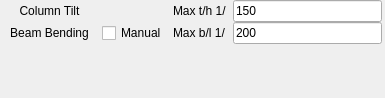
<?xml version="1.0" encoding="UTF-8"?>
<ui version="4.0">
 <class>toolbar_structAnalysis</class>
 <widget class="QWidget" name="toolbar_structAnalysis">
  <property name="geometry">
   <rect>
    <x>0</x>
    <y>0</y>
    <width>385</width>
    <height>98</height>
   </rect>
  </property>
  <property name="windowTitle">
   <string>Form</string>
  </property>
  <layout class="QGridLayout" name="gridLayout">
   <property name="leftMargin">
    <number>3</number>
   </property>
   <property name="topMargin">
    <number>0</number>
   </property>
   <property name="rightMargin">
    <number>3</number>
   </property>
   <property name="bottomMargin">
    <number>0</number>
   </property>
   <property name="verticalSpacing">
    <number>0</number>
   </property>
   <item row="2" column="2">
    <spacer name="verticalSpacer">
     <property name="orientation">
      <enum>Qt::Vertical</enum>
     </property>
     <property name="sizeHint" stdset="0">
      <size>
       <width>0</width>
       <height>0</height>
      </size>
     </property>
    </spacer>
   </item>
   <item row="0" column="2">
    <widget class="QLabel" name="tiltLabel">
     <property name="toolTip">
      <string>Max tilt / height ratio</string>
     </property>
     <property name="text">
      <string>Max t/h 1/</string>
     </property>
    </widget>
   </item>
   <item row="0" column="3">
    <widget class="QDoubleEdit" name="tiltLineEdit">
     <property name="sizePolicy">
      <sizepolicy hsizetype="Preferred" vsizetype="Fixed">
       <horstretch>0</horstretch>
       <verstretch>0</verstretch>
      </sizepolicy>
     </property>
     <property name="toolTip">
      <string>Max ratio tilt / height. Enter 0 to ignore.</string>
     </property>
     <property name="text">
      <string>150</string>
     </property>
    </widget>
   </item>
   <item row="1" column="0">
    <widget class="QToolButton" name="beamBendingButton">
     <property name="sizePolicy">
      <sizepolicy hsizetype="Minimum" vsizetype="Fixed">
       <horstretch>0</horstretch>
       <verstretch>0</verstretch>
      </sizepolicy>
     </property>
     <property name="toolTip">
      <string>Calculates the max bending value for beams without roll.
Click on 2 points on the bottom face, close to the extremity. A tag is created at the max bending point.
Tag colors: green=within tolerance, red=outside tolerance, orange=not reliable.</string>
     </property>
     <property name="text">
      <string>Beam Bending</string>
     </property>
     <property name="icon">
      <iconset resource="../../../openscantools.qrc">
       <normaloff>:/icons/100x100/beam_bending.png</normaloff>:/icons/100x100/beam_bending.png</iconset>
     </property>
     <property name="checkable">
      <bool>true</bool>
     </property>
     <property name="toolButtonStyle">
      <enum>Qt::ToolButtonTextBesideIcon</enum>
     </property>
     <property name="autoRaise">
      <bool>true</bool>
     </property>
    </widget>
   </item>
   <item row="1" column="3">
    <widget class="QDoubleEdit" name="bendingLineEdit">
     <property name="sizePolicy">
      <sizepolicy hsizetype="MinimumExpanding" vsizetype="Fixed">
       <horstretch>0</horstretch>
       <verstretch>0</verstretch>
      </sizepolicy>
     </property>
     <property name="toolTip">
      <string>Max ratio bending / length. Enter 0 to ignore.</string>
     </property>
     <property name="text">
      <string>200</string>
     </property>
    </widget>
   </item>
   <item row="1" column="2">
    <widget class="QLabel" name="bendingLabel">
     <property name="toolTip">
      <string>Max bending / lentgh ratio</string>
     </property>
     <property name="text">
      <string>Max b/l 1/</string>
     </property>
    </widget>
   </item>
   <item row="1" column="1">
    <widget class="QCheckBox" name="manualBeamBendingCheckBox">
     <property name="toolTip">
      <string>Click 3 points on the lower beam face: 2 at the extremities, one in the middle.</string>
     </property>
     <property name="text">
      <string>Manual</string>
     </property>
    </widget>
   </item>
   <item row="0" column="0">
    <widget class="QToolButton" name="columnTiltButton">
     <property name="sizePolicy">
      <sizepolicy hsizetype="Minimum" vsizetype="Fixed">
       <horstretch>0</horstretch>
       <verstretch>0</verstretch>
      </sizepolicy>
     </property>
     <property name="toolTip">
      <string>First, set an axis perpendicular to the tilt direction. Then, click on a point at the bottom and one at the top of the column face.
Tag colors: green=within tolerance, red=outside tolerance, orange=not reliable.</string>
     </property>
     <property name="text">
      <string>Column Tilt</string>
     </property>
     <property name="icon">
      <iconset resource="../../../openscantools.qrc">
       <normaloff>:/icons/100x100/column_tilt.png</normaloff>:/icons/100x100/column_tilt.png</iconset>
     </property>
     <property name="checkable">
      <bool>true</bool>
     </property>
     <property name="toolButtonStyle">
      <enum>Qt::ToolButtonTextBesideIcon</enum>
     </property>
     <property name="autoRaise">
      <bool>true</bool>
     </property>
    </widget>
   </item>
  </layout>
 </widget>
 <customwidgets>
  <customwidget>
   <class>QDoubleEdit</class>
   <extends>QLineEdit</extends>
   <header>qdoubleedit.h</header>
  </customwidget>
 </customwidgets>
 <tabstops>
  <tabstop>columnTiltButton</tabstop>
  <tabstop>beamBendingButton</tabstop>
  <tabstop>tiltLineEdit</tabstop>
  <tabstop>bendingLineEdit</tabstop>
 </tabstops>
 <resources>
  <include location="../../../openscantools.qrc"/>
 </resources>
 <connections/>
</ui>
